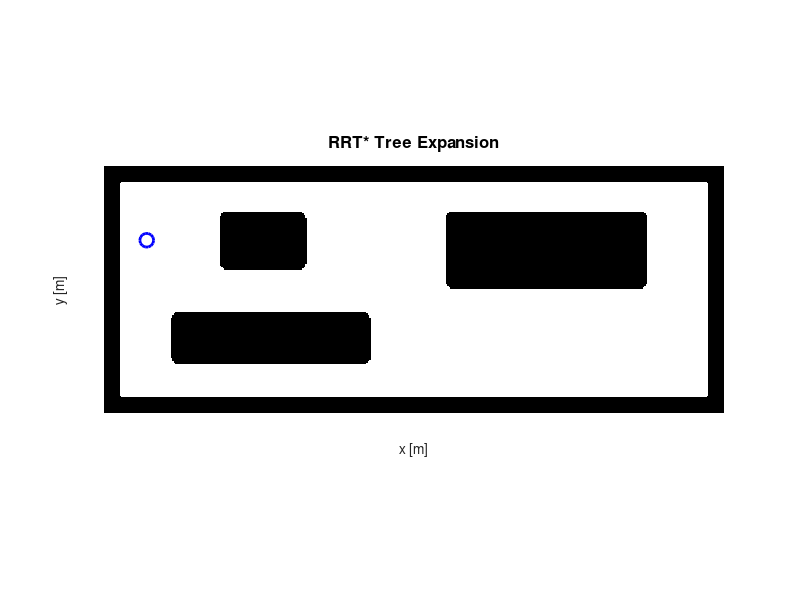

The MATLAB source for this figure: (Note: this script raises an error after producing the figure.)
clc; close all; clear all;

% Load the map and initialize parameters
load('image_map.mat');
start_point = [120, 30];
step_size = 10;           % Maximum step size for extending tree (eta)
neighbor_radius = 10;     % Radius for neighbor search in rewiring

% Initialize tree with start point
tree_x = start_point(1);
tree_y = start_point(2);
parent_index = -1;        % Array to store parent indices (-1 for root)
path_costs = 0;           % Array to store cost-to-come for each node
max_iterations = 3000;    % Maximum number of iterations

% Initialize visualization
figure('Name', 'RRT* Tree Expansion', 'NumberTitle', 'off', 'Position', [100 100 800 600]);
imshow(image_map);
hold on;
% Set Y-axis direction to be upward-increasing (Cartesian)
set(gca, 'YDir', 'normal');

% Title and labels with standard font
title('RRT* Tree Expansion', 'FontSize', 12);
xlabel('x [m]', 'FontSize', 10);
ylabel('y [m]', 'FontSize', 10);

% Plot start point
h1 = plot(start_point(2), start_point(1), 'bo', 'MarkerSize', 10, 'LineWidth', 2);

% Main RRT* loop - only tree expansion
for iter = 1:max_iterations
    % Generate random point
    random_x = randi(size(image_map, 1));
    random_y = randi(size(image_map, 2));
    
    % Find nearest node in tree
    distances_to_random = sqrt((random_x-tree_x).^2 + (random_y-tree_y).^2);
    [min_dist, nearest_index] = min(distances_to_random);
    
    % Check if path to random point is collision-free
    if check_collision(tree_x(nearest_index), random_x, tree_y(nearest_index), random_y, image_map)
        % Limit step size
        step_length = min(step_size, min_dist);
        k = step_length / min_dist;
        
        % Calculate new node position
        new_x = round((1-k)*tree_x(nearest_index) + k*random_x);
        new_y = round((1-k)*tree_y(nearest_index) + k*random_y);
        
        % Find neighbors for rewiring
        distances_to_new = sqrt((tree_x - new_x).^2 + (tree_y - new_y).^2);
        neighbor_indices = find(distances_to_new <= neighbor_radius);
        
        % Choose best parent from neighbors
        [sorted_costs, sort_indices] = sort(path_costs(neighbor_indices) + distances_to_new(neighbor_indices));
        
        valid_parent_found = false;
        parent_search_idx = 1;
        while ~valid_parent_found && parent_search_idx <= length(sort_indices)
            candidate_parent_idx = sort_indices(parent_search_idx);
            if check_collision(tree_x(neighbor_indices(candidate_parent_idx)), new_x, ...
                             tree_y(neighbor_indices(candidate_parent_idx)), new_y, image_map)
                new_cost = sorted_costs(parent_search_idx);
                valid_parent_found = true;
            else
                parent_search_idx = parent_search_idx + 1;
            end
        end
        
        % Add node to tree if valid parent found
        if valid_parent_found
            % Plot new node and connection
            plot(new_y, new_x, '.', 'markersize', 3, 'color', [0 0 1]);
            plot([tree_y(neighbor_indices(candidate_parent_idx)) new_y], ...
                 [tree_x(neighbor_indices(candidate_parent_idx)) new_x], 'g-', 'LineWidth', 0.5);
            
            % Add node to tree
            tree_x = [tree_x new_x];
            tree_y = [tree_y new_y];
            parent_index = [parent_index neighbor_indices(candidate_parent_idx)];
            path_costs = [path_costs new_cost];
            current_node_idx = length(tree_x);
            
            % Rewiring step - check if new node provides better path to neighbors
            neighbors_to_rewire = find(new_cost + distances_to_new(neighbor_indices) < path_costs(neighbor_indices));
            for rewire_idx = 1:length(neighbors_to_rewire)
                node_idx = neighbor_indices(neighbors_to_rewire(rewire_idx));
                if node_idx <= length(tree_x) && check_collision(tree_x(node_idx), new_x, tree_y(node_idx), new_y, image_map)
                    parent_index(node_idx) = current_node_idx;
                    path_costs(node_idx) = new_cost + distances_to_new(node_idx);
                    plot([tree_y(node_idx) new_y], [tree_x(node_idx) new_x], 'g-', 'LineWidth', 0.5);
                end
            end
        end
    end
    
    if mod(iter, 500) == 0
        title(['RRT* - Iterazione: ', num2str(iter)]);
        drawnow;
    end
end

% Final title
title(['RRT* Tree Expansion - Iterations: ', num2str(iter)], 'FontSize', 12);

% Add legend
leg = legend(h1, 'Start point', 'Location', 'northeast', 'FontSize', 8);
leg.Position = [0.8, 0.85, 0.15, 0.1];

% Set final figure properties
set(gcf, 'Position', [100, 100, 1200, 600]);
set(gca, 'Position', [0.1, 0.2, 0.8, 0.7]);

% Save figure as PDF
% Uncomment the following lines to save the figure
 save_path = ''; % Set your path here if needed
 filename = 'rrt_star_tree_expansion.pdf';
 exportgraphics(gcf, filename, 'Resolution', 300, 'ContentType', 'image');

% Function to check if path between two points is collision-free
function valid = check_collision(x1, x2, y1, y2, map)
    % Generate points along line
    points = [linspace(x1, x2, 20)', linspace(y1, y2, 20)'];
    rounded_points = round(points);
    
    % Check if points are within map bounds
    valid = all(rounded_points(:,1) >= 1 & rounded_points(:,1) <= size(map,1) & ...
               rounded_points(:,2) >= 1 & rounded_points(:,2) <= size(map,2));
    
    % Check if path intersects obstacles
    if valid
        valid = all(map(sub2ind(size(map), rounded_points(:,1), rounded_points(:,2))));
    end
end